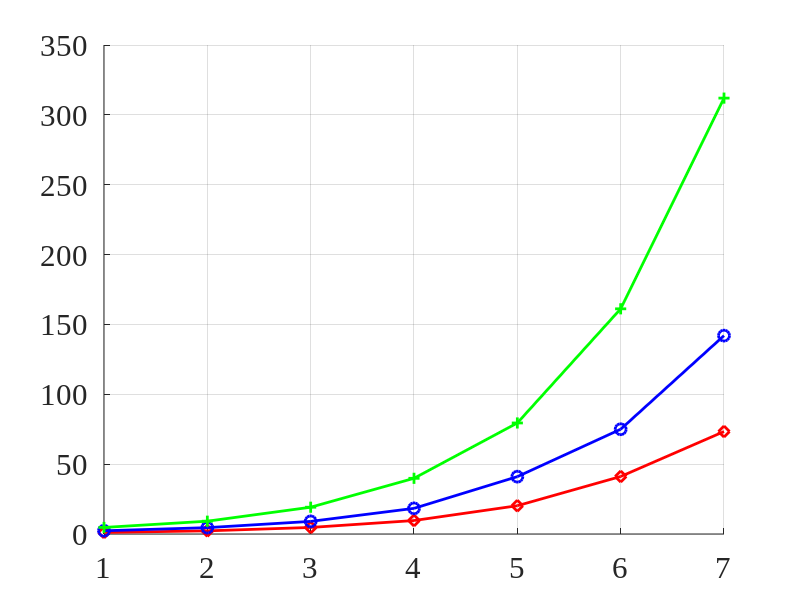

This chart was generated by the following MATLAB code: (Note: this script raises an error after producing the figure.)

extract_30 = [73327
41153
20236
9642
4687
2257
1122];

extract_60 = [141994
74977
41048
18357
9028
4539
2316];

extract_120 = [311985
161176
79473
39862
19170
9168
4690];

extract_30 = sort(extract_30/1000);
extract_60 = sort(extract_60/1000);
extract_120 = sort(extract_120/1000);

h=subplot(1,1,1);
hold on;
set(h,'FontSize', 22, 'FontName', 'Times New Roman');    
%set(gca,'XTickLabel', {'1632x1224','1280x960','1024x768', '960x720','816x612'})
p = plot(extract_30,'r-d');
set(p,'Color','red','LineWidth',2,'markers',8);
hold on;
p = plot(extract_60,'b-o');
set(p,'Color','blue','LineWidth',2,'markers',8);
p = plot(extract_120,'g-+');
set(p,'Color','green','LineWidth',2,'markers',8);
grid
% title('');
legend('Average 30s Duration','Average 60s Duration', 'Average 120s Duration', 2);
xlabel('Extraction Frequency (Hz)');
ylabel('Total Extraction Time (s)');
% set(p,'FontSize', 22, 'FontName', 'Times New Roman');    
set(gca,'XTick', [1:7]);
set(gca,'XTickLabel',{'0.125','.25','0.5','1','2','4','8'});
axis([0.5 7.5 0 350]);
pbaspect([2,1,1]);  

filename = ['frame.eps'];
saveas(h, filename,'psc2');   
